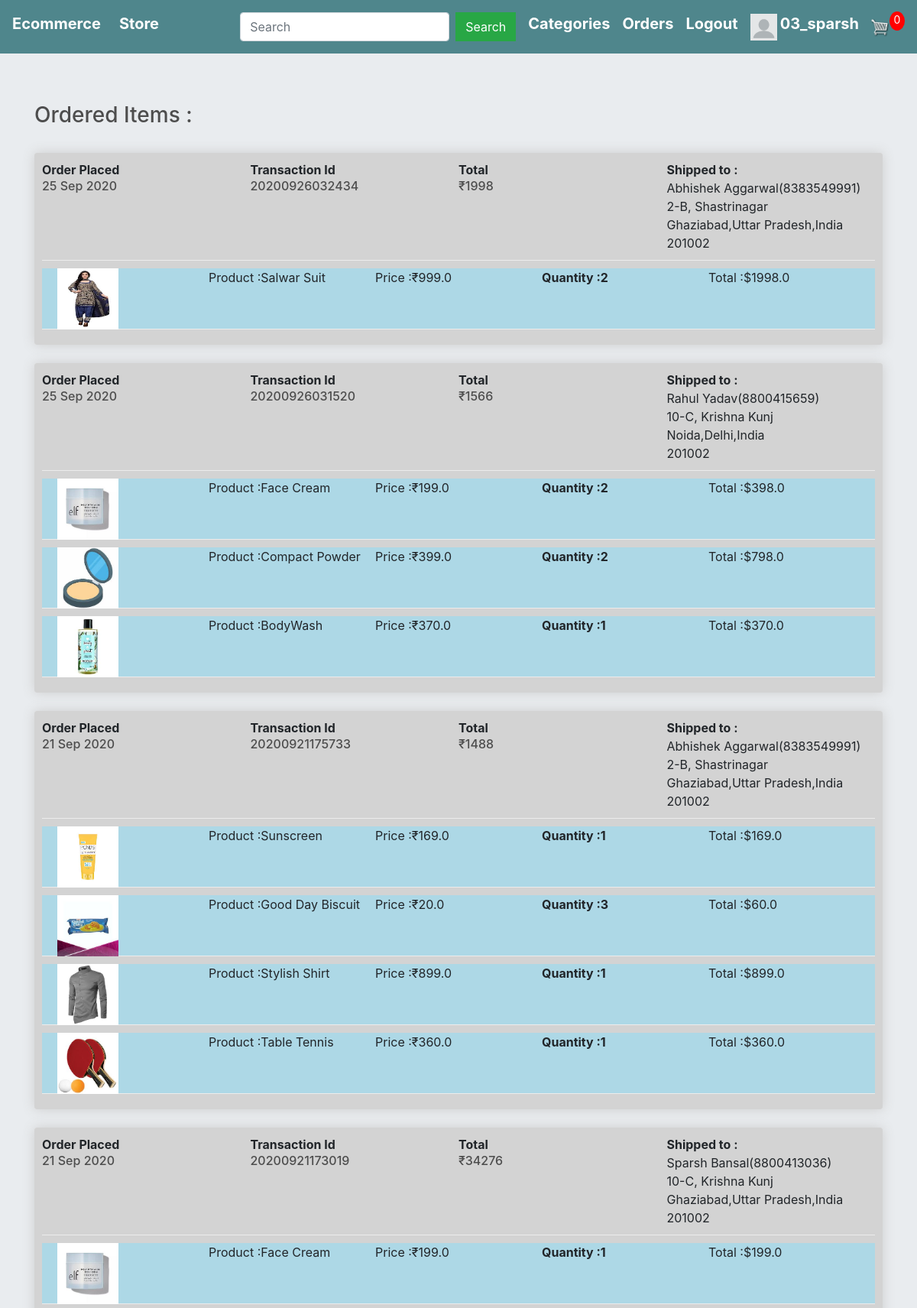
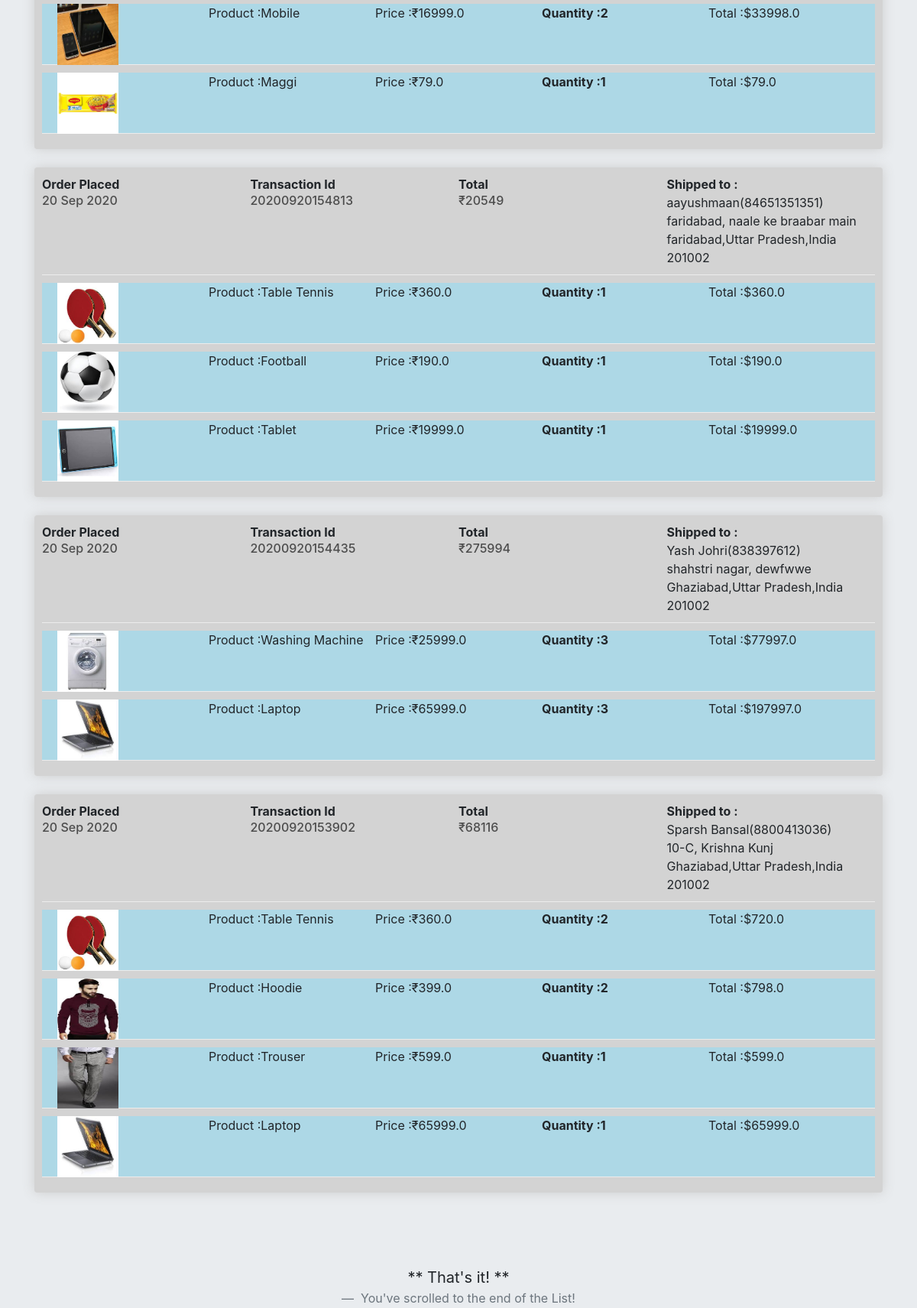
The app's page /order_details/ (signed in, upper part) with its own data (2 pictures, top to bottom).
### store/models.py (models this page shows, shortened)
class FullOrder(models.Model):
    user = models.ForeignKey(User,on_delete=models.CASCADE,null=True)
    recepient_fullname = models.CharField(max_length=100, null=True, blank=False)
    phone_no = models.IntegerField(null=True, blank=False)
    address_line1 = models.CharField(max_length=200, null=True, blank=False)
    address_line2 = models.CharField(max_length=100, null=True, blank=True)
    city = models.CharField(max_length=200, null=True,blank=False)
    state = models.CharField(max_length=200, null=True,blank=False)
    country = models.CharField(max_length=100, null=True, blank=False)
    zipcode = models.CharField(max_length=200, null=True,blank=False)
    amount = models.IntegerField(null=True,blank=True)
    transaction_id = models.CharField(max_length=100,null=True,blank=False)
    date_ordered = models.DateTimeField(auto_now_add=True,null=True,blank=True)

class Purchased_item(models.Model):
    user = models.ForeignKey(User,on_delete=models.CASCADE,null=True)
    order = models.ForeignKey(FullOrder,on_delete=models.CASCADE,null=True)
    quantity = models.IntegerField(default=0, blank=True, null=True)
    name = models.CharField(max_length=100, blank=False, name=False)
    price = models.FloatField(blank=False, null=True)
    image = models.ImageField(null=True, blank=True)
    description = models.TextField(null=True, blank=True)
    @property
    def get_imageURL(self):
        try:
            url = self.image.url
        except:
            url = ''
        return url
    @property
    def get_total(self):
        total = self.price * self.quantity
        return total

### store/views.py (the view)
# urls.py: path('order_details/',views.order_details,name='order_details'),
def order_details(request):
    if not request.user.is_authenticated:
        return HttpResponseRedirect(reverse('user_login'))
    total_item_cart = 0
    if request.user.is_authenticated:
        items = OrderItem.objects.filter(user=request.user)
        for item in items:
            total_item_cart += item.quantity
    orders = FullOrder.objects.filter(user=request.user).order_by('-date_ordered')
    ordered = []
    for order in orders:
        tt = []
        items = Purchased_item.objects.filter(order=order)
        for item in items:
            tt.append(item)
        ordered.append({'order': order, 'items': tt})
    product_categories = ProductCategories.objects.all()
    context = {
        'product_categories': product_categories,
        'ordered': ordered,
        'total_item_cart': total_item_cart,
    }
    return render(request,'store/order_details.html',context)

### store/templates/store/order_details.html
{% extends 'store/main.html' %}
{% block content %}
    <h3>Ordered Items : </h3>
    <br>
    <div>
        {% if request.user.is_authenticated %}
            {% for order in ordered %}
                <div class="box-element" style="background-color: lightgray" ">
                        <div class="cart-row">
                            <div style="flex:1">
                                <strong>Order Placed</strong>
                                <h6>{{ order.order.date_ordered | date:"d M Y"}} </h6>
                            </div>
                            <div style="flex:1">
                                <strong>Transaction Id</strong>
                                <h6>{{order.order.transaction_id}}</h6>
                            </div>
                            <div style="flex:1">
                                <strong>Total</strong>
                                <h6>&#8377;{{order.order.amount}}</h6>
                            </div>
                            <div style="flex:1">
                                <strong>Shipped to :</strong>
                                <div>{{order.order.recepient_fullname}}({{order.order.phone_no}})</div>
                                <div>{{order.order.address_line1}}, {{order.order.address_line2}}</div>
                                <div>{{order.order.city}},{{order.order.state}},{{order.order.country}}</div>
                                <div>{{order.order.zipcode}}</div>
                            </div>
                        </div>
                    {% for item in order.items %}
                        <div class="cart-row" style="background-color: lightblue;height: 80px">
                            <div style="flex:1"><img style="width: 80px; height: 80px;margin-left: 20px" class="row-image" src="{{item.get_imageURL}}"></div>
                            <div style="flex:1"><p>Product :{{item.name}}</p></div>
                            <div style="flex:1"><p>Price :&#8377;{{item.price}}</p></div>
                            <div style="flex:1">
                                <p class="quantity">Quantity :{{item.quantity}}</p>
                            </div>
                            <div style="flex:1"><p>Total :${{item.get_total}}</p></div>
                        </div>
                    {% endfor %}
                </div>
                <br>
            {% endfor %}
            <br>
        {% endif %}
    </div>
    <br><br>
    <blockquote class="blockquote text-center">
        <p class="mb-0">** That's it! **</p>
        <footer class="blockquote-footer"> You've scrolled to the end of the List!</footer>
    </blockquote>
{% endblock %}

### store/templates/store/main.html (shortened to what this page needs)
<!DOCTYPE html>
{% load static %}
<html>
<head>
	<link rel="stylesheet" href="https://stackpath.bootstrapcdn.com/bootstrap/4.4.1/css/bootstrap.min.css">
	<link rel="stylesheet" href="https://maxcdn.bootstrapcdn.com/bootstrap/4.0.0/css/bootstrap.min.css">
	<link rel="stylesheet" href="https://cdnjs.cloudflare.com/ajax/libs/font-awesome/5.14.0/css/all.min.css" />
	<link rel="stylesheet" type="text/css" href="{% static 'store/css/main.css' %}">
</head>
<body>
	<nav class="navbar navbar-expand-lg navbar-dark bg-dark">
	  <h5><strong><a class="navbar-brand" href="{% url 'store' %}" style="color: white">Ecommerce</a></strong></h5>
	  <div class="collapse navbar-collapse" id="navbarSupportedContent">
	    <ul class="navbar-nav mr-auto">
	      <li class="nav-item active">
	        <h5><strong><a class="nav-link" href="{% url 'store' %}" style="color: white">Store <span class="sr-only">(current)</span></a></strong></h5>
	      </li>
	    </ul>
	    <div class="form-inline my-2 my-lg-0">
	    	<form method="get" action="{% url 'search' %}" class="form-inline my-2 my-lg-0">
					<input type="search" name="search" aria-label="Search" placeholder="Search" class="form-control mr-sm-2">
					<button class="btn btn-success my-2 mr-sm-3" type="submit">Search</button>
			</form>
			<div class="dropdown mr-sm-3">
					  <h5><strong><a style="color: white">Categories</a></strong></h5>
			</div>
	    	{% if request.user.is_authenticated %}
	     		<h5 class="mr-sm-3"><strong><a href="{% url 'order_details' %}" style="color: white">Orders</a></strong></h5>
	     		<h5 class="mr-sm-3"><strong><a href="{% url 'user_logout' %}" style="color: white">Logout</a></strong></h5>
	     		{% if request.user.profile.photo %}
					<a href="{% url 'profilepage' username=user.username %}"><img class="mr-sm-1" src="{{ request.user.profile.photo.url }}" width="35" height="35"></a>
				{% else %}
					<a href="{% url 'profilepage' username=user.username %}"><img class="mr-sm-1" src="/static/images/default.png" width="35" , height="35"></a>
				{% endif %}
		    	<h5><strong><a href="{% url 'profilepage' username=request.user.username %}" style="color: white">{{request.user.username}}</a></strong></h5>
	     	{% else %}
	     		<h5 class="mr-sm-3"><strong><a href="{% url 'user_login' %}" style="color: white">Login</a></strong></h5>
	     		<div>
		     		<h5 class="mr-sm-3"><strong><a href="{% url 'register' %}" style="color: white">SignUp</a></strong></h5>
	     		</div>
	     	{% endif %}
	     	<a href="{% url 'cart' %}">
	    		<img  id="cart-icon" src="{% static 'images/cart.png' %}">
	    	</a>
	    	<p id="cart-total">{{total_item_cart}}</p>
	    </div>
	  </div>
	</nav>
	<div class="jumbotron jumbotron-fluid">
		<div class="container container-fluid">
			{% block content %}
			{% endblock %}
		</div>
	</div>
</body>
</html>

### static/store/css/main.css (style rules this page uses)
body { background-color: hsl(0, 0%, 98%); }
h1,h2,h3,h4,h5,h6 { color:hsl(0, 0%, 30%); }
.box-element { box-shadow:hsl(0, 0%, 80%) 0 0 16px; background-color: #fff; border-radius: 4px; padding: 10px; }
.bg-dark { background-color: #4f868c!important; }
#cart-icon { width:25px; display: inline-block; margin-left: 15px; }
#cart-total { display: block; text-align: center; color:#fff; background-color: red; width: 20px; height: 25px; border-radius: 50%; font-size: 14px; }
.btn { border-radius: 0; }
.row-image { width: 100px; }
.cart-row { display: flex; align-items: flex-stretch; padding-bottom: 10px; margin-bottom: 10px; border-bottom: 1px solid #ececec; }
.quantity { display: inline-block; font-weight: 700; padding-right:10px; }

### store/templates/store/main.html (style rules this page uses)
.dropdown { position: relative; display: inline-block; }

### records on screen
FullOrder: order.date_ordered "25 Sep 2020", order.transaction_id "20200926032434", order.amount "1998", order.recepient_fullname "Abhishek Aggarwal", order.phone_no "8383549991", order.address_line1 "2-B", order.address_line2 "Shastrinagar", order.city "Ghaziabad", order.state "Uttar Pradesh", order.country "India", order.zipcode "201002"
Purchased_item: get_imageURL (picture), name "Salwar Suit", price "999.0", quantity "2", get_total "1998.0"
FullOrder: order.date_ordered "25 Sep 2020", order.transaction_id "20200926031520", order.amount "1566", order.recepient_fullname "Rahul Yadav", order.phone_no "8800415659", order.address_line1 "10-C", order.address_line2 "Krishna Kunj", order.city "Noida", order.state "Delhi", order.country "India", order.zipcode "201002"
Purchased_item: get_imageURL (picture), name "Face Cream", price "199.0", quantity "2", get_total "398.0"
Purchased_item: get_imageURL (picture), name "Compact Powder", price "399.0", quantity "2", get_total "798.0"
Purchased_item: get_imageURL (picture), name "BodyWash", price "370.0", quantity "1", get_total "370.0"
FullOrder: order.date_ordered "21 Sep 2020", order.transaction_id "20200921175733", order.amount "1488", order.recepient_fullname "Abhishek Aggarwal", order.phone_no "8383549991", order.address_line1 "2-B", order.address_line2 "Shastrinagar", order.city "Ghaziabad", order.state "Uttar Pradesh", order.country "India", order.zipcode "201002"
Purchased_item: get_imageURL (picture), name "Sunscreen", price "169.0", quantity "1", get_total "169.0"
Purchased_item: get_imageURL (picture), name "Good Day Biscuit", price "20.0", quantity "3", get_total "60.0"
Purchased_item: get_imageURL (picture), name "Stylish Shirt", price "899.0", quantity "1", get_total "899.0"
Purchased_item: get_imageURL (picture), name "Table Tennis", price "360.0", quantity "1", get_total "360.0"
FullOrder: order.date_ordered "21 Sep 2020", order.transaction_id "20200921173019", order.amount "34276", order.recepient_fullname "Sparsh Bansal", order.phone_no "8800413036", order.address_line1 "10-C", order.address_line2 "Krishna Kunj", order.city "Ghaziabad", order.state "Uttar Pradesh", order.country "India", order.zipcode "201002"
Purchased_item: get_imageURL (picture), name "Face Cream", price "199.0", quantity "1", get_total "199.0"
Purchased_item: get_imageURL (picture), name "Mobile", price "16999.0", quantity "2", get_total "33998.0"
Purchased_item: get_imageURL (picture), name "Maggi", price "79.0", quantity "1", get_total "79.0"
FullOrder: order.date_ordered "20 Sep 2020", order.transaction_id "20200920154813", order.amount "20549", order.recepient_fullname "aayushmaan", order.phone_no "84651351351", order.address_line1 "faridabad", order.address_line2 "naale ke braabar main", order.city "faridabad", order.state "Uttar Pradesh", order.country "India", order.zipcode "201002"
Purchased_item: get_imageURL (picture), name "Table Tennis", price "360.0", quantity "1", get_total "360.0"
Purchased_item: get_imageURL (picture), name "Football", price "190.0", quantity "1", get_total "190.0"
Purchased_item: get_imageURL (picture), name "Tablet", price "19999.0", quantity "1", get_total "19999.0"
FullOrder: order.date_ordered "20 Sep 2020", order.transaction_id "20200920154435", order.amount "275994", order.recepient_fullname "Yash Johri", order.phone_no "838397612", order.address_line1 "shahstri nagar", order.address_line2 "dewfwwe", order.city "Ghaziabad", order.state "Uttar Pradesh", order.country "India", order.zipcode "201002"
Purchased_item: get_imageURL (picture), name "Washing Machine", price "25999.0", quantity "3", get_total "77997.0"
Purchased_item: get_imageURL (picture), name "Laptop", price "65999.0", quantity "3", get_total "197997.0"
FullOrder: order.date_ordered "20 Sep 2020", order.transaction_id "20200920153902", order.amount "68116", order.recepient_fullname "Sparsh Bansal", order.phone_no "8800413036", order.address_line1 "10-C", order.address_line2 "Krishna Kunj", order.city "Ghaziabad", order.state "Uttar Pradesh", order.country "India", order.zipcode "201002"
Purchased_item: get_imageURL (picture), name "Table Tennis", price "360.0", quantity "2", get_total "720.0"
Purchased_item: get_imageURL (picture), name "Hoodie", price "399.0", quantity "2", get_total "798.0"
Purchased_item: get_imageURL (picture), name "Trouser", price "599.0", quantity "1", get_total "599.0"
Purchased_item: get_imageURL (picture), name "Laptop", price "65999.0", quantity "1", get_total "65999.0"

### other values on screen
{{ request.user.username }} "03_sparsh"
{{ total_item_cart }} "0"
